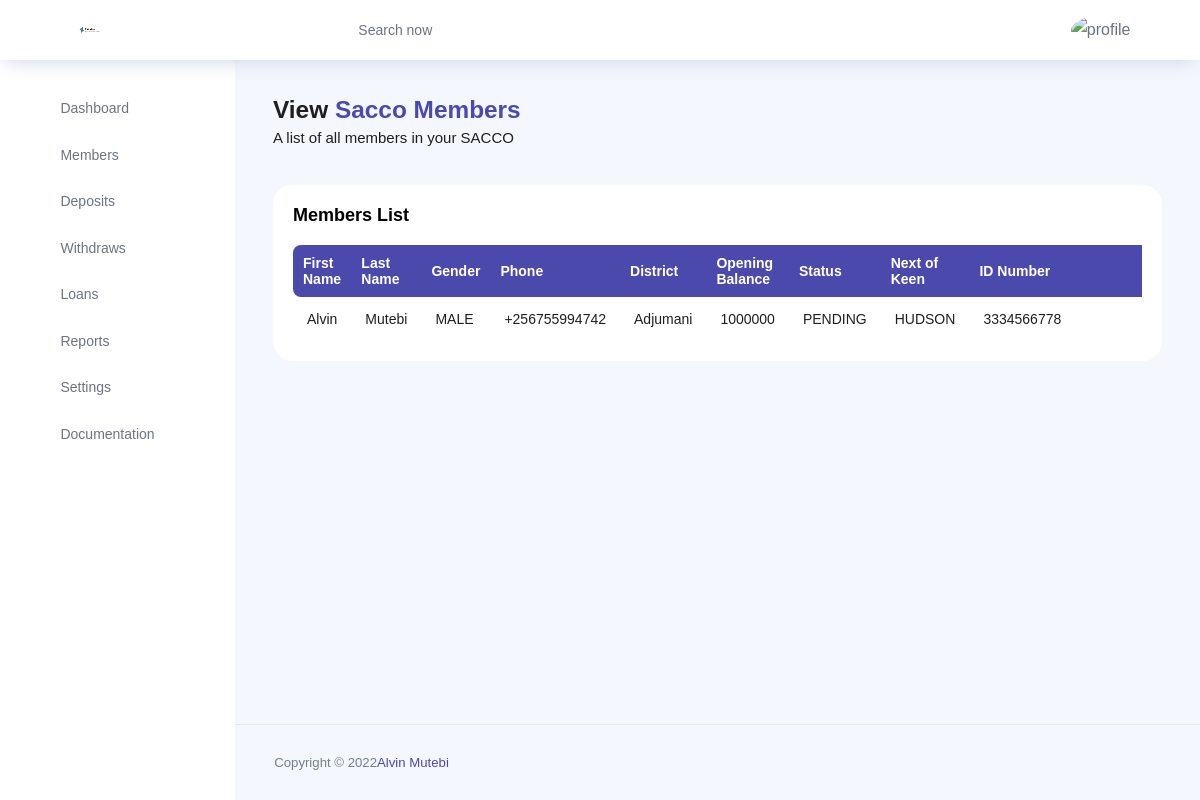
The app's page /view-members/ (signed in) with its own data.
### teleka/models.py (models this page shows, shortened)
class Member(models.Model):
	STATUS = (
		('ACTIVE','ACTIVE'),
		('PENDING', 'PENDING'),
		)
	ID_TYPE = (
		('NATIONAL ID', 'NATIONAL ID'),
		('PASSPORT', 'PASSPORT'),
		('DRIVING PERMIT', 'DRIVING PERMIT'),
	    )
	GENDER = (
		('MALE','MALE'),
		('FEMALE', 'FEMALE'),
		)
	DISTRICTS = (
		('Abim','Abim'),
		('Adjumani','Adjumani'),
		('Agago','Agago'),
		('Alebtong','Alebtong'),
		('Amolatar','Amolatar'),
		('Amudat','Amudat'),
		('Amuria','Amuria'),
		('Amuru','Amuru'),
		('Apac','Apac'),
		('Arua','Arua'),
		('Budaka','Budaka'),
		('Bududa','Bududa'),
		('Bugiri','Bugiri'),
		('Bugweri','Bugweri'),
		('Buikwe','Buikwe'),
		('Bukedea','Bukedea'),
		('Bukomansimbi','Bukomansimbi'),
		('Bukwa','Bukwa'),
		('Bulambuli','Bulambuli'),
		('Buliisa','Buliisa'),
		('Bundibugyo','Bundibugyo'),
		('Bunyangabu','Bunyangabu'),
		('Bushenyi','Bushenyi'),
		('Busia','Busia'),
		('Butebo','Butebo'),
		('Buvuma','Buvuma'),
		('Buyende','Buyende'),
		('Dokolo','Dokolo'),
		('Gomba','Gomba'),
		('Gulu','Gulu'),
		('Hoima','Hoima'),
		('Ibanda','Ibanda'),
		('Iganga','Iganga'),
		('Isingiro','Isingiro'),
		('Jinja','Jinja'),
		('Kaabong','Kaabong'),
		('Kabale','Kabale'),
		('Kabarole','Kabarole'),
		('Kaberamaido','Kaberamaido'),
		('Kagadi','Kagadi'),
		('Kakumiro','Kakumiro'),
		('Kalangala','Kalangala'),
		('Kaliro','Kaliro'),
		('Kalungu','Kalungu'),
		('Kampala','Kampala'),
		('Kamuli','Kamuli'),
		('Kamwenge','Kamwenge'),
		('Kanungu','Kanungu'),
		('Kapchorwa','Kapchorwa'),
		('Kapelebyong','Kapelebyong'),
		('Kasanda','Kasanda'),
		('Kasese','Kasese'),
		('Katakwi','Katakwi'),
		('Kayunga','Kayunga'),
		('Kibaale','Kibaale'),
		('Kiboga','Kiboga'),
		('Kibuku','Kibuku'),
		('Kikuube','Kikuube'),
		('Kiruhura','Kiruhura'),
		('Kiryandongo','Kiryandongo'),
		('Kisoro','Kisoro'),
		('Kitgum','Kitgum'),
		('Koboko','Koboko'),
		('Kole','Kole'),
		('Kotido','Kotido'),
		('Kumi','Kumi'),
		('Kwania','Kwania'),
		('Kween','Kween'),
		('Kyankwanzi','Kyankwanzi'),
		('Kyegegwa','Kyegegwa'),
		('Kyenjojo','Kyenjojo'),
		('Kyotera','Kyotera'),
		('Lamwo','Lamwo'),
		('Lira','Lira'),
		('Luuka','Luuka'),
		('Luwero','Luwero'),
		('Lwengo','Lwengo'),
		('Lyantonde','Lyantonde'),
		('Manafwa','Manafwa'),
		('Maracha','Maracha'),
		('Masaka','Masaka'),
		('Masindi','Masindi'),
		('Mayuge','Mayuge'),
		('Mbale','Mbale'),
		('Mbarara','Mbarara'),
		('Mitooma','Mitooma'),
		('Mityana','Mityana'),
		('Moroto','Moroto'),
		('Moyo','Moyo'),
		('Mpigi','Mpigi'),
		('Mubende','Mubende'),
		('Mukono','Mukono'),
		('Nabilatuk','Nabilatuk'),
		('Nakapiripirit','Nakapiripirit'),
		('Nakaseke','Nakaseke'),
		('Nakasongola','Nakasongola'),
		('Namayingo','Namayingo'),
		('Namisindwa','Namisindwa'),
		('Namutumba','Namutumba'),
		('Napak','Napak'),
		('Nebbi','Nebbi'),
		('Ngora','Ngora'),
		('Ntoroko','Ntoroko'),
		('Ntungamo','Ntungamo'),
		('Nwoya','Nwoya'),
		('Omoro','Omoro'),
		('Otuke','Otuke'),
		('Oyam','Oyam'),
		('Pader','Pader'),
		('Pakwach','Pakwach'),
		('Pallisa','Pallisa'),
		('Rakai','Rakai'),
		('Rubanda','Rubanda'),
		('Rubirizi','Rubirizi'),
		('Rukiga','Rukiga'),
		('Rukungiri','Rukungiri'),
		('Sembabule','Sembabule'),
		('Serere','Serere'),
		('Sheema','Sheema'),
		('Sironko','Sironko'),
		('Soroti','Soroti'),
		('Tororo','Tororo'),
		('Wakiso','Wakiso'),
		('Yumbe','Yumbe'),
		('Zombo','Zombo'),
		)
	user = models.ForeignKey(User, on_delete=models.CASCADE, null=True, blank=True)
	firstname = models.CharField(max_length=200, null=True)
	lastname = models.CharField(max_length=200, null=True)
	id_type = models.CharField(max_length=200, null=True, choices=ID_TYPE)
	id_number = models.CharField(max_length=200, null=True)
	gender = models.CharField(max_length=200, null=True, choices=GENDER)
	date_of_birth = models.DateField(auto_now_add=False, null=True)
	district = models.CharField(max_length=200, null=True, choices=DISTRICTS)
	county = models.CharField(max_length=200, null=True)
	subcounty = models.CharField(max_length=200, null=True)
	parish = models.CharField(max_length=200, null=True)
	village = models.CharField(max_length=200, null=True)
	account_number = models.CharField(max_length=200, null=True)
	opening_balance = models.CharField(max_length=200, null=True)
	email = models.CharField(max_length=200, null=True)
	phone = models.CharField(max_length=200, null=True)
	next_of_keen_first_name = models.CharField(max_length=200, null=True)
	next_of_keen_last_name = models.CharField(max_length=200, null=True)
	next_of_keen_phone = models.CharField(max_length=200, null=True)
	next_of_keen_relationship = models.CharField(max_length=200, null=True)
	status = models.CharField(max_length=200, null=True, choices=STATUS)

### teleka/views.py (the view)
# urls.py: path('view-members/',ViewMembers.as_view(),name='view-members'),
class ViewMembers(LoginRequiredMixin, SuccessMessageMixin,ListView):
    model= User
    model = Member
    context_object_name = 'members'
    template_name = 'teleka/viewMembers.html'
    def get_context_data(self, **kwargs):
        context = super().get_context_data(**kwargs)
        context['members'] = context['members'].filter(user=self.request.user)
        return context

### teleka/templates/teleka/viewMembers.html (shortened to what this page needs)
{% extends 'teleka/main.html' %}
{% load crispy_forms_tags %}
{% load static %}
{% block content %}
{% include 'teleka/header.html' %}
<div class="main-panel">
    <div class="content-wrapper">
        <div class="row">
            <div class="col-md-12 grid-margin">
                <div class="row">
                    <div class="col-12 col-xl-8 mb-4 mb-xl-0">
                        <h3 class="font-weight-bold">View <span class="text-primary">Sacco Members</span>
                        </h3>
                        <h6 class="font-weight-normal mb-0">A list of all members in your SACCO</h6>
                    </div>
                </div>
            </div>
        </div>
        <div class="row">
            <div class="col-md-12 grid-margin stretch-card">
                <div class="card">
                    <div class="card-body">
                        <p class="card-title">Members List</p>
                        <div class="row">
                            <div class="col-12">
                                <div class="table-responsive">
                                    <table id="example" class="display expandable-table" style="width:100%">
                                        <thead>
                                            <tr>
                                                <th>First Name</th>
                                                <th>Last Name</th>
                                                <th>Gender</th>
                                                <th>Phone </th>
                                                <th>District </th>
                                                <th>Opening Balance</th>
                                                <th>Status</th>
                                                <th>Next of Keen</th>
                                                <th>ID Number</th>
                                                <th></th>
                                                <th></th>
                                            </tr>
                                        </thead>
                                        <tbody>
                                            {% for member in members %}
                                            <tr>
                                                <td>{{member.firstname}}</td>
                                                <td>{{member.lastname}}</td>
                                                <td>{{member.gender}}</td>
                                                <td>{{member.phone}}</td>
                                                <td>{{member.district}}</td>
                                                <td>{{member.opening_balance}}</td>
                                                <td>{{member.status}}</td>
                                                <td>{{member.next_of_keen_first_name}}</td>
                                                <td>{{member.id_number}}</td>
                                                <td><a href="{% url 'member-update' member.id %}"><i
                                                            class="ti-pencil-alt text-primary"></i></a></td>
                                                <td><a href="{% url 'member-delete' member.id %}"><i
                                                            class="ti-trash text-primary"></i></a></td>
                                            </tr>
                                            {% endfor %}
                                        </tbody>
                                    </table>
                                </div>
                            </div>
                        </div>
                    </div>
                </div>
            </div>
        </div>
    </div>
    <footer class="footer">
        <div class="d-sm-flex justify-content-center justify-content-sm-between">
            <span class="text-muted text-center text-sm-left d-block d-sm-inline-block">Copyright © 2022<a
                    href="https://www.bootstrapdash.com/" target="_blank">Alvin Mutebi</a></span>
        </div>
    </footer>
</div>
{% endblock content%}

### records on screen
Member: firstname "Alvin", lastname "Mutebi", gender "MALE", phone "+256755994742", district "Adjumani", opening_balance "1000000", status "PENDING", next_of_keen_first_name "HUDSON", id_number "3334566778"
